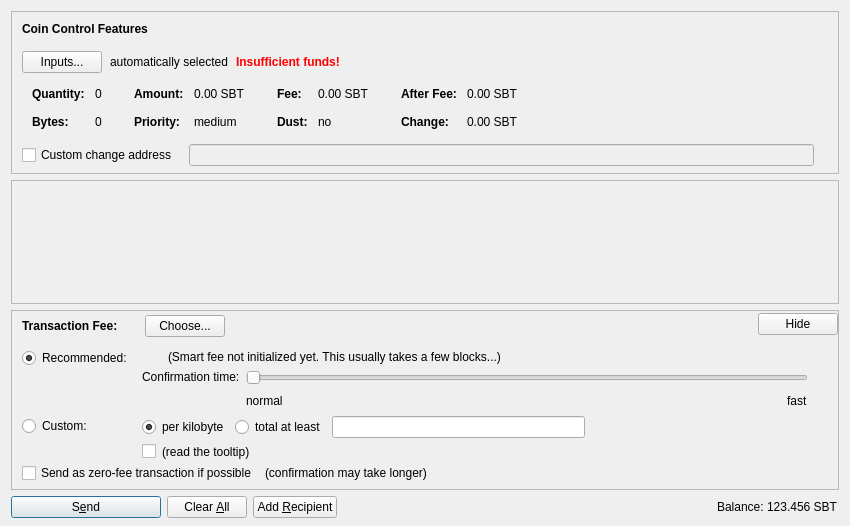
<?xml version="1.0" encoding="UTF-8"?>
<ui version="4.0">
 <class>SendCoinsDialog</class>
 <widget class="QDialog" name="SendCoinsDialog">
  <property name="geometry">
   <rect>
    <x>0</x>
    <y>0</y>
    <width>850</width>
    <height>526</height>
   </rect>
  </property>
  <property name="windowTitle">
   <string>Send Coins</string>
  </property>
  <layout class="QVBoxLayout" name="verticalLayout" stretch="0,1,0,0">
   <property name="bottomMargin">
    <number>8</number>
   </property>
   <item>
    <widget class="QFrame" name="frameCoinControl">
     <property name="sizePolicy">
      <sizepolicy hsizetype="Expanding" vsizetype="Expanding">
       <horstretch>0</horstretch>
       <verstretch>0</verstretch>
      </sizepolicy>
     </property>
     <property name="maximumSize">
      <size>
       <width>16777215</width>
       <height>16777215</height>
      </size>
     </property>
     <property name="frameShape">
      <enum>QFrame::StyledPanel</enum>
     </property>
     <property name="frameShadow">
      <enum>QFrame::Sunken</enum>
     </property>
     <layout class="QVBoxLayout" name="verticalLayoutCoinControl2">
      <property name="spacing">
       <number>0</number>
      </property>
      <property name="leftMargin">
       <number>0</number>
      </property>
      <property name="topMargin">
       <number>0</number>
      </property>
      <property name="rightMargin">
       <number>0</number>
      </property>
      <property name="bottomMargin">
       <number>6</number>
      </property>
      <item>
       <layout class="QVBoxLayout" name="verticalLayoutCoinControl" stretch="0,0,0,0,1">
        <property name="spacing">
         <number>0</number>
        </property>
        <property name="leftMargin">
         <number>10</number>
        </property>
        <property name="topMargin">
         <number>10</number>
        </property>
        <item>
         <layout class="QHBoxLayout" name="horizontalLayoutCoinControl1">
          <property name="bottomMargin">
           <number>15</number>
          </property>
          <item>
           <widget class="QLabel" name="labelCoinControlFeatures">
            <property name="sizePolicy">
             <sizepolicy hsizetype="Preferred" vsizetype="Maximum">
              <horstretch>0</horstretch>
              <verstretch>0</verstretch>
             </sizepolicy>
            </property>
            <property name="font">
             <font>
              <weight>75</weight>
              <bold>true</bold>
             </font>
            </property>
            <property name="styleSheet">
             <string notr="true">font-weight:bold;</string>
            </property>
            <property name="text">
             <string>Coin Control Features</string>
            </property>
           </widget>
          </item>
         </layout>
        </item>
        <item>
         <layout class="QHBoxLayout" name="horizontalLayoutCoinControl2" stretch="0,0,0,0">
          <property name="spacing">
           <number>8</number>
          </property>
          <property name="bottomMargin">
           <number>10</number>
          </property>
          <item>
           <widget class="QPushButton" name="pushButtonCoinControl">
            <property name="styleSheet">
             <string notr="true"/>
            </property>
            <property name="text">
             <string>Inputs...</string>
            </property>
            <property name="autoDefault">
             <bool>false</bool>
            </property>
           </widget>
          </item>
          <item>
           <widget class="QLabel" name="labelCoinControlAutomaticallySelected">
            <property name="text">
             <string>automatically selected</string>
            </property>
            <property name="margin">
             <number>5</number>
            </property>
           </widget>
          </item>
          <item>
           <widget class="QLabel" name="labelCoinControlInsuffFunds">
            <property name="font">
             <font>
              <weight>75</weight>
              <bold>true</bold>
             </font>
            </property>
            <property name="styleSheet">
             <string notr="true">color:red;font-weight:bold;</string>
            </property>
            <property name="text">
             <string>Insufficient funds!</string>
            </property>
            <property name="margin">
             <number>5</number>
            </property>
           </widget>
          </item>
          <item>
           <spacer name="horizontalSpacerCoinControl">
            <property name="orientation">
             <enum>Qt::Horizontal</enum>
            </property>
            <property name="sizeHint" stdset="0">
             <size>
              <width>40</width>
              <height>1</height>
             </size>
            </property>
           </spacer>
          </item>
         </layout>
        </item>
        <item>
         <widget class="QWidget" name="widgetCoinControl" native="true">
          <property name="sizePolicy">
           <sizepolicy hsizetype="Preferred" vsizetype="Preferred">
            <horstretch>0</horstretch>
            <verstretch>0</verstretch>
           </sizepolicy>
          </property>
          <property name="minimumSize">
           <size>
            <width>0</width>
            <height>0</height>
           </size>
          </property>
          <property name="styleSheet">
           <string notr="true"/>
          </property>
          <layout class="QHBoxLayout" name="horizontalLayoutCoinControl5">
           <property name="leftMargin">
            <number>0</number>
           </property>
           <property name="topMargin">
            <number>0</number>
           </property>
           <property name="rightMargin">
            <number>0</number>
           </property>
           <property name="bottomMargin">
            <number>0</number>
           </property>
           <item>
            <layout class="QHBoxLayout" name="horizontalLayoutCoinControl3" stretch="0,0,0,1">
             <property name="spacing">
              <number>20</number>
             </property>
             <property name="topMargin">
              <number>0</number>
             </property>
             <property name="bottomMargin">
              <number>10</number>
             </property>
             <item>
              <layout class="QFormLayout" name="formLayoutCoinControl1">
               <property name="horizontalSpacing">
                <number>10</number>
               </property>
               <property name="verticalSpacing">
                <number>14</number>
               </property>
               <property name="leftMargin">
                <number>10</number>
               </property>
               <property name="topMargin">
                <number>4</number>
               </property>
               <property name="rightMargin">
                <number>6</number>
               </property>
               <item row="0" column="0">
                <widget class="QLabel" name="labelCoinControlQuantityText">
                 <property name="font">
                  <font>
                   <weight>75</weight>
                   <bold>true</bold>
                  </font>
                 </property>
                 <property name="text">
                  <string>Quantity:</string>
                 </property>
                 <property name="margin">
                  <number>0</number>
                 </property>
                </widget>
               </item>
               <item row="0" column="1">
                <widget class="QLabel" name="labelCoinControlQuantity">
                 <property name="cursor">
                  <cursorShape>IBeamCursor</cursorShape>
                 </property>
                 <property name="contextMenuPolicy">
                  <enum>Qt::ActionsContextMenu</enum>
                 </property>
                 <property name="text">
                  <string notr="true">0</string>
                 </property>
                 <property name="margin">
                  <number>0</number>
                 </property>
                 <property name="textInteractionFlags">
                  <set>Qt::LinksAccessibleByMouse|Qt::TextSelectableByKeyboard|Qt::TextSelectableByMouse</set>
                 </property>
                </widget>
               </item>
               <item row="1" column="0">
                <widget class="QLabel" name="labelCoinControlBytesText">
                 <property name="font">
                  <font>
                   <weight>75</weight>
                   <bold>true</bold>
                  </font>
                 </property>
                 <property name="text">
                  <string>Bytes:</string>
                 </property>
                </widget>
               </item>
               <item row="1" column="1">
                <widget class="QLabel" name="labelCoinControlBytes">
                 <property name="cursor">
                  <cursorShape>IBeamCursor</cursorShape>
                 </property>
                 <property name="contextMenuPolicy">
                  <enum>Qt::ActionsContextMenu</enum>
                 </property>
                 <property name="text">
                  <string notr="true">0</string>
                 </property>
                 <property name="textInteractionFlags">
                  <set>Qt::LinksAccessibleByMouse|Qt::TextSelectableByKeyboard|Qt::TextSelectableByMouse</set>
                 </property>
                </widget>
               </item>
              </layout>
             </item>
             <item>
              <layout class="QFormLayout" name="formLayoutCoinControl2">
               <property name="horizontalSpacing">
                <number>10</number>
               </property>
               <property name="verticalSpacing">
                <number>14</number>
               </property>
               <property name="leftMargin">
                <number>6</number>
               </property>
               <property name="topMargin">
                <number>4</number>
               </property>
               <property name="rightMargin">
                <number>6</number>
               </property>
               <item row="0" column="0">
                <widget class="QLabel" name="labelCoinControlAmountText">
                 <property name="font">
                  <font>
                   <weight>75</weight>
                   <bold>true</bold>
                  </font>
                 </property>
                 <property name="text">
                  <string>Amount:</string>
                 </property>
                 <property name="margin">
                  <number>0</number>
                 </property>
                </widget>
               </item>
               <item row="0" column="1">
                <widget class="QLabel" name="labelCoinControlAmount">
                 <property name="cursor">
                  <cursorShape>IBeamCursor</cursorShape>
                 </property>
                 <property name="contextMenuPolicy">
                  <enum>Qt::ActionsContextMenu</enum>
                 </property>
                 <property name="text">
                  <string notr="true">0.00 SBT</string>
                 </property>
                 <property name="textInteractionFlags">
                  <set>Qt::LinksAccessibleByMouse|Qt::TextSelectableByKeyboard|Qt::TextSelectableByMouse</set>
                 </property>
                </widget>
               </item>
               <item row="1" column="0">
                <widget class="QLabel" name="labelCoinControlPriorityText">
                 <property name="font">
                  <font>
                   <weight>75</weight>
                   <bold>true</bold>
                  </font>
                 </property>
                 <property name="text">
                  <string>Priority:</string>
                 </property>
                </widget>
               </item>
               <item row="1" column="1">
                <widget class="QLabel" name="labelCoinControlPriority">
                 <property name="cursor">
                  <cursorShape>IBeamCursor</cursorShape>
                 </property>
                 <property name="contextMenuPolicy">
                  <enum>Qt::ActionsContextMenu</enum>
                 </property>
                 <property name="text">
                  <string notr="true">medium</string>
                 </property>
                 <property name="textInteractionFlags">
                  <set>Qt::LinksAccessibleByMouse|Qt::TextSelectableByKeyboard|Qt::TextSelectableByMouse</set>
                 </property>
                </widget>
               </item>
              </layout>
             </item>
             <item>
              <layout class="QFormLayout" name="formLayoutCoinControl3">
               <property name="horizontalSpacing">
                <number>10</number>
               </property>
               <property name="verticalSpacing">
                <number>14</number>
               </property>
               <property name="leftMargin">
                <number>6</number>
               </property>
               <property name="topMargin">
                <number>4</number>
               </property>
               <property name="rightMargin">
                <number>6</number>
               </property>
               <item row="0" column="0">
                <widget class="QLabel" name="labelCoinControlFeeText">
                 <property name="font">
                  <font>
                   <weight>75</weight>
                   <bold>true</bold>
                  </font>
                 </property>
                 <property name="text">
                  <string>Fee:</string>
                 </property>
                 <property name="margin">
                  <number>0</number>
                 </property>
                </widget>
               </item>
               <item row="0" column="1">
                <widget class="QLabel" name="labelCoinControlFee">
                 <property name="cursor">
                  <cursorShape>IBeamCursor</cursorShape>
                 </property>
                 <property name="contextMenuPolicy">
                  <enum>Qt::ActionsContextMenu</enum>
                 </property>
                 <property name="text">
                  <string notr="true">0.00 SBT</string>
                 </property>
                 <property name="textInteractionFlags">
                  <set>Qt::LinksAccessibleByMouse|Qt::TextSelectableByKeyboard|Qt::TextSelectableByMouse</set>
                 </property>
                </widget>
               </item>
               <item row="1" column="0">
                <widget class="QLabel" name="labelCoinControlLowOutputText">
                 <property name="font">
                  <font>
                   <weight>75</weight>
                   <bold>true</bold>
                  </font>
                 </property>
                 <property name="text">
                  <string>Dust:</string>
                 </property>
                </widget>
               </item>
               <item row="1" column="1">
                <widget class="QLabel" name="labelCoinControlLowOutput">
                 <property name="cursor">
                  <cursorShape>IBeamCursor</cursorShape>
                 </property>
                 <property name="contextMenuPolicy">
                  <enum>Qt::ActionsContextMenu</enum>
                 </property>
                 <property name="text">
                  <string notr="true">no</string>
                 </property>
                 <property name="textInteractionFlags">
                  <set>Qt::LinksAccessibleByMouse|Qt::TextSelectableByKeyboard|Qt::TextSelectableByMouse</set>
                 </property>
                </widget>
               </item>
              </layout>
             </item>
             <item>
              <layout class="QFormLayout" name="formLayoutCoinControl4">
               <property name="horizontalSpacing">
                <number>10</number>
               </property>
               <property name="verticalSpacing">
                <number>14</number>
               </property>
               <property name="leftMargin">
                <number>6</number>
               </property>
               <property name="topMargin">
                <number>4</number>
               </property>
               <property name="rightMargin">
                <number>6</number>
               </property>
               <item row="0" column="0">
                <widget class="QLabel" name="labelCoinControlAfterFeeText">
                 <property name="font">
                  <font>
                   <weight>75</weight>
                   <bold>true</bold>
                  </font>
                 </property>
                 <property name="text">
                  <string>After Fee:</string>
                 </property>
                 <property name="margin">
                  <number>0</number>
                 </property>
                </widget>
               </item>
               <item row="0" column="1">
                <widget class="QLabel" name="labelCoinControlAfterFee">
                 <property name="cursor">
                  <cursorShape>IBeamCursor</cursorShape>
                 </property>
                 <property name="contextMenuPolicy">
                  <enum>Qt::ActionsContextMenu</enum>
                 </property>
                 <property name="text">
                  <string notr="true">0.00 SBT</string>
                 </property>
                 <property name="textInteractionFlags">
                  <set>Qt::LinksAccessibleByMouse|Qt::TextSelectableByKeyboard|Qt::TextSelectableByMouse</set>
                 </property>
                </widget>
               </item>
               <item row="1" column="0">
                <widget class="QLabel" name="labelCoinControlChangeText">
                 <property name="font">
                  <font>
                   <weight>75</weight>
                   <bold>true</bold>
                  </font>
                 </property>
                 <property name="text">
                  <string>Change:</string>
                 </property>
                </widget>
               </item>
               <item row="1" column="1">
                <widget class="QLabel" name="labelCoinControlChange">
                 <property name="cursor">
                  <cursorShape>IBeamCursor</cursorShape>
                 </property>
                 <property name="contextMenuPolicy">
                  <enum>Qt::ActionsContextMenu</enum>
                 </property>
                 <property name="text">
                  <string notr="true">0.00 SBT</string>
                 </property>
                 <property name="textInteractionFlags">
                  <set>Qt::LinksAccessibleByMouse|Qt::TextSelectableByKeyboard|Qt::TextSelectableByMouse</set>
                 </property>
                </widget>
               </item>
              </layout>
             </item>
            </layout>
           </item>
          </layout>
         </widget>
        </item>
        <item>
         <layout class="QHBoxLayout" name="horizontalLayoutCoinControl4" stretch="0,0,0">
          <property name="spacing">
           <number>12</number>
          </property>
          <property name="sizeConstraint">
           <enum>QLayout::SetDefaultConstraint</enum>
          </property>
          <property name="topMargin">
           <number>5</number>
          </property>
          <property name="rightMargin">
           <number>5</number>
          </property>
          <item>
           <widget class="QCheckBox" name="checkBoxCoinControlChange">
            <property name="toolTip">
             <string>If this is activated, but the change address is empty or invalid, change will be sent to a newly generated address.</string>
            </property>
            <property name="text">
             <string>Custom change address</string>
            </property>
           </widget>
          </item>
          <item>
           <widget class="QValidatedLineEdit" name="lineEditCoinControlChange">
            <property name="enabled">
             <bool>false</bool>
            </property>
            <property name="sizePolicy">
             <sizepolicy hsizetype="Expanding" vsizetype="Fixed">
              <horstretch>0</horstretch>
              <verstretch>0</verstretch>
             </sizepolicy>
            </property>
           </widget>
          </item>
          <item>
           <widget class="QLabel" name="labelCoinControlChangeLabel">
            <property name="sizePolicy">
             <sizepolicy hsizetype="Preferred" vsizetype="Expanding">
              <horstretch>0</horstretch>
              <verstretch>0</verstretch>
             </sizepolicy>
            </property>
            <property name="minimumSize">
             <size>
              <width>0</width>
              <height>0</height>
             </size>
            </property>
            <property name="text">
             <string/>
            </property>
            <property name="margin">
             <number>3</number>
            </property>
           </widget>
          </item>
         </layout>
        </item>
        <item>
         <spacer name="verticalSpacerCoinControl">
          <property name="orientation">
           <enum>Qt::Vertical</enum>
          </property>
          <property name="sizeHint" stdset="0">
           <size>
            <width>800</width>
            <height>1</height>
           </size>
          </property>
         </spacer>
        </item>
       </layout>
      </item>
     </layout>
    </widget>
   </item>
   <item>
    <widget class="QScrollArea" name="scrollArea">
     <property name="widgetResizable">
      <bool>true</bool>
     </property>
     <widget class="QWidget" name="scrollAreaWidgetContents">
      <property name="geometry">
       <rect>
        <x>0</x>
        <y>0</y>
        <width>830</width>
        <height>68</height>
       </rect>
      </property>
      <layout class="QVBoxLayout" name="verticalLayout_2" stretch="0,1">
       <property name="leftMargin">
        <number>0</number>
       </property>
       <property name="topMargin">
        <number>0</number>
       </property>
       <property name="rightMargin">
        <number>0</number>
       </property>
       <property name="bottomMargin">
        <number>0</number>
       </property>
       <item>
        <layout class="QVBoxLayout" name="entries">
         <property name="spacing">
          <number>6</number>
         </property>
        </layout>
       </item>
       <item>
        <spacer name="verticalSpacer">
         <property name="orientation">
          <enum>Qt::Vertical</enum>
         </property>
         <property name="sizeHint" stdset="0">
          <size>
           <width>20</width>
           <height>40</height>
          </size>
         </property>
        </spacer>
       </item>
      </layout>
     </widget>
    </widget>
   </item>
   <item>
    <widget class="QFrame" name="frameFee">
     <property name="sizePolicy">
      <sizepolicy hsizetype="Expanding" vsizetype="Expanding">
       <horstretch>0</horstretch>
       <verstretch>0</verstretch>
      </sizepolicy>
     </property>
     <property name="maximumSize">
      <size>
       <width>16777215</width>
       <height>16777215</height>
      </size>
     </property>
     <property name="frameShape">
      <enum>QFrame::StyledPanel</enum>
     </property>
     <property name="frameShadow">
      <enum>QFrame::Sunken</enum>
     </property>
     <layout class="QVBoxLayout" name="verticalLayoutFee1">
      <property name="spacing">
       <number>0</number>
      </property>
      <property name="leftMargin">
       <number>0</number>
      </property>
      <property name="topMargin">
       <number>0</number>
      </property>
      <property name="rightMargin">
       <number>0</number>
      </property>
      <property name="bottomMargin">
       <number>0</number>
      </property>
      <item>
       <layout class="QVBoxLayout" name="verticalLayoutFee2" stretch="0,0,0">
        <property name="spacing">
         <number>0</number>
        </property>
        <property name="leftMargin">
         <number>10</number>
        </property>
        <property name="topMargin">
         <number>0</number>
        </property>
        <item>
         <layout class="QHBoxLayout" name="horizontalLayoutFee1">
          <property name="bottomMargin">
           <number>0</number>
          </property>
          <item>
           <layout class="QVBoxLayout" name="verticalLayoutFee7">
            <property name="spacing">
             <number>0</number>
            </property>
            <item>
             <spacer name="verticalSpacerSmartFee">
              <property name="orientation">
               <enum>Qt::Vertical</enum>
              </property>
              <property name="sizeType">
               <enum>QSizePolicy::Fixed</enum>
              </property>
              <property name="sizeHint" stdset="0">
               <size>
                <width>1</width>
                <height>4</height>
               </size>
              </property>
             </spacer>
            </item>
            <item>
             <layout class="QHBoxLayout" name="horizontalLayoutSmartFee">
              <property name="spacing">
               <number>10</number>
              </property>
              <item>
               <widget class="QLabel" name="labelFeeHeadline">
                <property name="sizePolicy">
                 <sizepolicy hsizetype="Preferred" vsizetype="Maximum">
                  <horstretch>0</horstretch>
                  <verstretch>0</verstretch>
                 </sizepolicy>
                </property>
                <property name="font">
                 <font>
                  <weight>75</weight>
                  <bold>true</bold>
                 </font>
                </property>
                <property name="styleSheet">
                 <string notr="true">font-weight:bold;</string>
                </property>
                <property name="text">
                 <string>Transaction Fee:</string>
                </property>
               </widget>
              </item>
              <item>
               <widget class="QLabel" name="labelFeeMinimized">
                <property name="text">
                 <string/>
                </property>
               </widget>
              </item>
              <item>
               <widget class="QPushButton" name="buttonChooseFee">
                <property name="text">
                 <string>Choose...</string>
                </property>
               </widget>
              </item>
             </layout>
            </item>
            <item>
             <spacer name="verticalSpacer_5">
              <property name="orientation">
               <enum>Qt::Vertical</enum>
              </property>
              <property name="sizeHint" stdset="0">
               <size>
                <width>1</width>
                <height>1</height>
               </size>
              </property>
             </spacer>
            </item>
           </layout>
          </item>
          <item>
           <spacer name="horizontalSpacer_4">
            <property name="orientation">
             <enum>Qt::Horizontal</enum>
            </property>
            <property name="sizeHint" stdset="0">
             <size>
              <width>40</width>
              <height>20</height>
             </size>
            </property>
           </spacer>
          </item>
          <item>
           <widget class="QPushButton" name="buttonMinimizeFee">
            <property name="toolTip">
             <string>collapse fee-settings</string>
            </property>
            <property name="text">
             <string>Hide</string>
            </property>
           </widget>
          </item>
         </layout>
        </item>
        <item>
         <widget class="QFrame" name="frameFeeSelection">
          <layout class="QVBoxLayout" name="verticalLayoutFee12">
           <property name="spacing">
            <number>0</number>
           </property>
           <property name="leftMargin">
            <number>0</number>
           </property>
           <property name="topMargin">
            <number>0</number>
           </property>
           <property name="rightMargin">
            <number>0</number>
           </property>
           <property name="bottomMargin">
            <number>0</number>
           </property>
           <item>
            <layout class="QGridLayout" name="gridLayoutFee">
             <property name="topMargin">
              <number>10</number>
             </property>
             <property name="bottomMargin">
              <number>4</number>
             </property>
             <property name="horizontalSpacing">
              <number>10</number>
             </property>
             <property name="verticalSpacing">
              <number>4</number>
             </property>
             <item row="1" column="1">
              <layout class="QVBoxLayout" name="verticalLayoutFee8">
               <property name="spacing">
                <number>6</number>
               </property>
               <item>
                <layout class="QHBoxLayout" name="horizontalLayoutFee13">
                 <item>
                  <widget class="QRadioButton" name="radioCustomPerKilobyte">
                   <property name="toolTip">
                    <string>If the custom fee is set to 1000 satoshis and the transaction is only 250 bytes, then &quot;per kilobyte&quot; only pays 250 satoshis in fee, while &quot;total at least&quot; pays 1000 satoshis. For transactions bigger than a kilobyte both pay by kilobyte.</string>
                   </property>
                   <property name="text">
                    <string>per kilobyte</string>
                   </property>
                   <property name="checked">
                    <bool>true</bool>
                   </property>
                   <attribute name="buttonGroup">
                    <string notr="true">groupCustomFee</string>
                   </attribute>
                  </widget>
                 </item>
                 <item>
                  <widget class="QRadioButton" name="radioCustomAtLeast">
                   <property name="toolTip">
                    <string>If the custom fee is set to 1000 satoshis and the transaction is only 250 bytes, then &quot;per kilobyte&quot; only pays 250 satoshis in fee, while &quot;total at least&quot; pays 1000 satoshis. For transactions bigger than a kilobyte both pay by kilobyte.</string>
                   </property>
                   <property name="text">
                    <string>total at least</string>
                   </property>
                   <attribute name="buttonGroup">
                    <string notr="true">groupCustomFee</string>
                   </attribute>
                  </widget>
                 </item>
                 <item>
                  <widget class="ShahbitAmountField" name="customFee"/>
                 </item>
                 <item>
                  <spacer name="horizontalSpacer_6">
                   <property name="orientation">
                    <enum>Qt::Horizontal</enum>
                   </property>
                   <property name="sizeHint" stdset="0">
                    <size>
                     <width>1</width>
                     <height>1</height>
                    </size>
                   </property>
                  </spacer>
                 </item>
                </layout>
               </item>
               <item>
                <layout class="QHBoxLayout" name="horizontalLayoutFee8">
                 <item>
                  <widget class="QCheckBox" name="checkBoxMinimumFee">
                   <property name="toolTip">
                    <string>Paying only the minimum fee is just fine as long as there is less transaction volume than space in the blocks. But be aware that this can end up in a never confirming transaction once there is more demand for shahbit transactions than the network can process.</string>
                   </property>
                   <property name="text">
                    <string/>
                   </property>
                  </widget>
                 </item>
                 <item>
                  <widget class="QLabel" name="labelMinFeeWarning">
                   <property name="enabled">
                    <bool>true</bool>
                   </property>
                   <property name="toolTip">
                    <string>Paying only the minimum fee is just fine as long as there is less transaction volume than space in the blocks. But be aware that this can end up in a never confirming transaction once there is more demand for shahbit transactions than the network can process.</string>
                   </property>
                   <property name="text">
                    <string>(read the tooltip)</string>
                   </property>
                   <property name="margin">
                    <number>5</number>
                   </property>
                  </widget>
                 </item>
                 <item>
                  <spacer name="horizontalSpacer_2">
                   <property name="orientation">
                    <enum>Qt::Horizontal</enum>
                   </property>
                   <property name="sizeHint" stdset="0">
                    <size>
                     <width>1</width>
                     <height>1</height>
                    </size>
                   </property>
                  </spacer>
                 </item>
                </layout>
               </item>
              </layout>
             </item>
             <item row="0" column="0">
              <layout class="QVBoxLayout" name="verticalLayoutFee4" stretch="0,1">
               <item>
                <widget class="QRadioButton" name="radioSmartFee">
                 <property name="text">
                  <string>Recommended:</string>
                 </property>
                 <property name="checked">
                  <bool>true</bool>
                 </property>
                 <attribute name="buttonGroup">
                  <string notr="true">groupFee</string>
                 </attribute>
                </widget>
               </item>
               <item>
                <spacer name="verticalSpacer_2">
                 <property name="orientation">
                  <enum>Qt::Vertical</enum>
                 </property>
                 <property name="sizeHint" stdset="0">
                  <size>
                   <width>1</width>
                   <height>1</height>
                  </size>
                 </property>
                </spacer>
               </item>
              </layout>
             </item>
             <item row="1" column="0">
              <layout class="QVBoxLayout" name="verticalLayoutFee9" stretch="0,1">
               <item>
                <widget class="QRadioButton" name="radioCustomFee">
                 <property name="text">
                  <string>Custom:</string>
                 </property>
                 <attribute name="buttonGroup">
                  <string notr="true">groupFee</string>
                 </attribute>
                </widget>
               </item>
               <item>
                <spacer name="verticalSpacer_6">
                 <property name="orientation">
                  <enum>Qt::Vertical</enum>
                 </property>
                 <property name="sizeHint" stdset="0">
                  <size>
                   <width>1</width>
                   <height>1</height>
                  </size>
                 </property>
                </spacer>
               </item>
              </layout>
             </item>
             <item row="0" column="1">
              <layout class="QVBoxLayout" name="verticalLayoutFee3" stretch="0,0,1">
               <property name="spacing">
                <number>6</number>
               </property>
               <property name="topMargin">
                <number>2</number>
               </property>
               <item>
                <layout class="QHBoxLayout" name="horizontalLayoutFee12">
                 <item>
                  <widget class="QLabel" name="labelSmartFee">
                   <property name="text">
                    <string/>
                   </property>
                   <property name="margin">
                    <number>2</number>
                   </property>
                  </widget>
                 </item>
                 <item>
                  <widget class="QLabel" name="labelFeeEstimation">
                   <property name="text">
                    <string/>
                   </property>
                  </widget>
                 </item>
                 <item>
                  <widget class="QLabel" name="labelSmartFee2">
                   <property name="text">
                    <string>(Smart fee not initialized yet. This usually takes a few blocks...)</string>
                   </property>
                   <property name="margin">
                    <number>2</number>
                   </property>
                  </widget>
                 </item>
                 <item>
                  <spacer name="horizontalSpacer_5">
                   <property name="orientation">
                    <enum>Qt::Horizontal</enum>
                   </property>
                   <property name="sizeHint" stdset="0">
                    <size>
                     <width>1</width>
                     <height>1</height>
                    </size>
                   </property>
                  </spacer>
                 </item>
                </layout>
               </item>
               <item>
                <layout class="QHBoxLayout" name="horizontalLayoutFee9">
                 <item>
                  <layout class="QVBoxLayout" name="verticalLayoutFee6">
                   <item>
                    <widget class="QLabel" name="labelSmartFee3">
                     <property name="text">
                      <string>Confirmation time:</string>
                     </property>
                     <property name="margin">
                      <number>2</number>
                     </property>
                    </widget>
                   </item>
                   <item>
                    <spacer name="verticalSpacer_3">
                     <property name="orientation">
                      <enum>Qt::Vertical</enum>
                     </property>
                     <property name="sizeHint" stdset="0">
                      <size>
                       <width>1</width>
                       <height>1</height>
                      </size>
                     </property>
                    </spacer>
                   </item>
                  </layout>
                 </item>
                 <item>
                  <layout class="QVBoxLayout" name="verticalLayoutFee5">
                   <property name="rightMargin">
                    <number>30</number>
                   </property>
                   <item>
                    <widget class="QSlider" name="sliderSmartFee">
                     <property name="minimum">
                      <number>0</number>
                     </property>
                     <property name="maximum">
                      <number>24</number>
                     </property>
                     <property name="pageStep">
                      <number>1</number>
                     </property>
                     <property name="value">
                      <number>0</number>
                     </property>
                     <property name="orientation">
                      <enum>Qt::Horizontal</enum>
                     </property>
                     <property name="invertedAppearance">
                      <bool>false</bool>
                     </property>
                     <property name="invertedControls">
                      <bool>false</bool>
                     </property>
                     <property name="tickPosition">
                      <enum>QSlider::NoTicks</enum>
                     </property>
                    </widget>
                   </item>
                   <item>
                    <layout class="QHBoxLayout" name="horizontalLayoutFee10">
                     <item>
                      <widget class="QLabel" name="labelSmartFeeNormal">
                       <property name="text">
                        <string>normal</string>
                       </property>
                      </widget>
                     </item>
                     <item>
                      <spacer name="horizontalSpacer_3">
                       <property name="orientation">
                        <enum>Qt::Horizontal</enum>
                       </property>
                       <property name="sizeHint" stdset="0">
                        <size>
                         <width>40</width>
                         <height>20</height>
                        </size>
                       </property>
                      </spacer>
                     </item>
                     <item>
                      <widget class="QLabel" name="labelSmartFeeFast">
                       <property name="text">
                        <string>fast</string>
                       </property>
                      </widget>
                     </item>
                    </layout>
                   </item>
                  </layout>
                 </item>
                </layout>
               </item>
               <item>
                <spacer name="verticalSpacer_4">
                 <property name="orientation">
                  <enum>Qt::Vertical</enum>
                 </property>
                 <property name="sizeHint" stdset="0">
                  <size>
                   <width>1</width>
                   <height>1</height>
                  </size>
                 </property>
                </spacer>
               </item>
              </layout>
             </item>
            </layout>
           </item>
           <item>
            <layout class="QHBoxLayout" name="horizontalLayoutFee5" stretch="0,0,0">
             <property name="spacing">
              <number>8</number>
             </property>
             <property name="bottomMargin">
              <number>4</number>
             </property>
             <item>
              <widget class="QCheckBox" name="checkBoxFreeTx">
               <property name="text">
                <string>Send as zero-fee transaction if possible</string>
               </property>
              </widget>
             </item>
             <item>
              <widget class="QLabel" name="labelFreeTx">
               <property name="text">
                <string>(confirmation may take longer)</string>
               </property>
               <property name="margin">
                <number>5</number>
               </property>
              </widget>
             </item>
             <item>
              <spacer name="horizontalSpacerFee5">
               <property name="orientation">
                <enum>Qt::Horizontal</enum>
               </property>
               <property name="sizeHint" stdset="0">
                <size>
                 <width>1</width>
                 <height>1</height>
                </size>
               </property>
              </spacer>
             </item>
            </layout>
           </item>
           <item>
            <spacer name="verticalSpacerFee2">
             <property name="orientation">
              <enum>Qt::Vertical</enum>
             </property>
             <property name="sizeHint" stdset="0">
              <size>
               <width>1</width>
               <height>1</height>
              </size>
             </property>
            </spacer>
           </item>
          </layout>
         </widget>
        </item>
        <item>
         <spacer name="verticalSpacerFee">
          <property name="orientation">
           <enum>Qt::Vertical</enum>
          </property>
          <property name="sizeHint" stdset="0">
           <size>
            <width>800</width>
            <height>1</height>
           </size>
          </property>
         </spacer>
        </item>
       </layout>
      </item>
     </layout>
    </widget>
   </item>
   <item>
    <layout class="QHBoxLayout" name="horizontalLayout">
     <item>
      <widget class="QPushButton" name="sendButton">
       <property name="minimumSize">
        <size>
         <width>150</width>
         <height>0</height>
        </size>
       </property>
       <property name="toolTip">
        <string>Confirm the send action</string>
       </property>
       <property name="text">
        <string>S&amp;end</string>
       </property>
       <property name="icon">
        <iconset resource="../shahbit.qrc">
         <normaloff>:/icons/send</normaloff>:/icons/send</iconset>
       </property>
       <property name="autoDefault">
        <bool>false</bool>
       </property>
       <property name="default">
        <bool>true</bool>
       </property>
      </widget>
     </item>
     <item>
      <widget class="QPushButton" name="clearButton">
       <property name="sizePolicy">
        <sizepolicy hsizetype="Minimum" vsizetype="Fixed">
         <horstretch>0</horstretch>
         <verstretch>0</verstretch>
        </sizepolicy>
       </property>
       <property name="toolTip">
        <string>Clear all fields of the form.</string>
       </property>
       <property name="text">
        <string>Clear &amp;All</string>
       </property>
       <property name="icon">
        <iconset resource="../shahbit.qrc">
         <normaloff>:/icons/remove</normaloff>:/icons/remove</iconset>
       </property>
       <property name="autoDefault">
        <bool>false</bool>
       </property>
      </widget>
     </item>
     <item>
      <widget class="QPushButton" name="addButton">
       <property name="toolTip">
        <string>Send to multiple recipients at once</string>
       </property>
       <property name="text">
        <string>Add &amp;Recipient</string>
       </property>
       <property name="icon">
        <iconset resource="../shahbit.qrc">
         <normaloff>:/icons/add</normaloff>:/icons/add</iconset>
       </property>
       <property name="autoDefault">
        <bool>false</bool>
       </property>
      </widget>
     </item>
     <item>
      <spacer name="horizontalSpacer">
       <property name="orientation">
        <enum>Qt::Horizontal</enum>
       </property>
       <property name="sizeHint" stdset="0">
        <size>
         <width>40</width>
         <height>20</height>
        </size>
       </property>
      </spacer>
     </item>
     <item>
      <layout class="QHBoxLayout" name="horizontalLayout_2">
       <property name="spacing">
        <number>3</number>
       </property>
       <item>
        <widget class="QLabel" name="label">
         <property name="sizePolicy">
          <sizepolicy hsizetype="Preferred" vsizetype="Fixed">
           <horstretch>0</horstretch>
           <verstretch>0</verstretch>
          </sizepolicy>
         </property>
         <property name="text">
          <string>Balance:</string>
         </property>
        </widget>
       </item>
       <item>
        <widget class="QLabel" name="labelBalance">
         <property name="sizePolicy">
          <sizepolicy hsizetype="Preferred" vsizetype="Fixed">
           <horstretch>0</horstretch>
           <verstretch>0</verstretch>
          </sizepolicy>
         </property>
         <property name="cursor">
          <cursorShape>IBeamCursor</cursorShape>
         </property>
         <property name="text">
          <string notr="true">123.456 SBT</string>
         </property>
         <property name="textInteractionFlags">
          <set>Qt::LinksAccessibleByMouse|Qt::TextSelectableByKeyboard|Qt::TextSelectableByMouse</set>
         </property>
        </widget>
       </item>
      </layout>
     </item>
    </layout>
   </item>
  </layout>
 </widget>
 <customwidgets>
  <customwidget>
   <class>QValidatedLineEdit</class>
   <extends>QLineEdit</extends>
   <header>qvalidatedlineedit.h</header>
  </customwidget>
  <customwidget>
   <class>ShahbitAmountField</class>
   <extends>QLineEdit</extends>
   <header>shahbitamountfield.h</header>
   <container>1</container>
  </customwidget>
 </customwidgets>
 <resources>
  <include location="../shahbit.qrc"/>
 </resources>
 <connections/>
 <buttongroups>
  <buttongroup name="groupFee"/>
  <buttongroup name="groupCustomFee"/>
 </buttongroups>
</ui>
